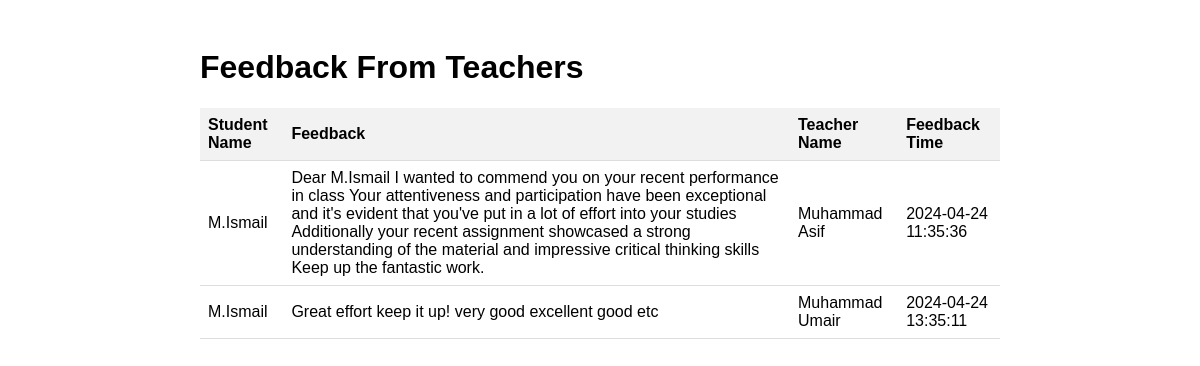
Page /feedback.php on the committed database.
### tables this page shows
CREATE TABLE IF NOT EXISTS `feedback` (
  `id` int NOT NULL AUTO_INCREMENT,
  `student_name` varchar(100) NOT NULL,
  `feedback` text NOT NULL,
  `teacher_name` varchar(100) NOT NULL,
  `feedback_time` timestamp NULL DEFAULT CURRENT_TIMESTAMP,
  PRIMARY KEY (`id`)
);

### feedback.php (the view, shortened to what this page needs)
<?php
    $host="localhost";
    $user="root";
    $password="";
    $db="lms";
$conn = new mysqli($host,$user,$password,$db);
$sql = "SELECT * FROM feedback";
$result = $conn->query($sql);
?>
<!DOCTYPE html>
<html lang="en">
<head>
</head>
<body>
    <div class="container">
        <h1>Feedback From Teachers</h1>
        <?php
        if ($result->num_rows > 0) {
            echo "<table>";
            echo "<tr><th>Student Name</th><th>Feedback</th><th>Teacher Name</th><th>Feedback Time</th></tr>";
            while($row = $result->fetch_assoc()) {
                echo "<tr>";
                echo "<td>" . $row["student_name"] . "</td>";
                echo "<td>" . $row["feedback"] . "</td>";
                echo "<td>" . $row["teacher_name"] . "</td>";
                echo "<td>" . $row["feedback_time"] . "</td>";
                echo "</tr>";
            }
            echo "</table>";
        } else {
            echo "No feedback available.";
        }
        ?>
    </div>
</body>
</html>

### feedback.php (style rules this page uses)
body { font-family: Arial, sans-serif; }
.container { max-width: 800px; margin: 0 auto; padding: 20px; }
table { width: 100%; border-collapse: collapse; }
th, td { padding: 8px; text-align: left; border-bottom: 1px solid #ddd; }
th { background-color: #f2f2f2; }

### rows in the picture
feedback: student_name "M.Ismail", feedback "Dear M.Ismail I wanted to commend you on your recent performance in class Your attentiveness and participation have been exceptional and it's evident that you've put in a lot of effort into your studies Additionally your recent assignment showcased a strong understanding of the material and impressive critical thinking skills Keep up the fantastic work.", teacher_name "Muhammad Asif", feedback_time "2024-04-24 11:35:36"
feedback: student_name "M.Ismail", feedback "Great effort keep it up! very good excellent good etc", teacher_name "Muhammad Umair", feedback_time "2024-04-24 13:35:11"
